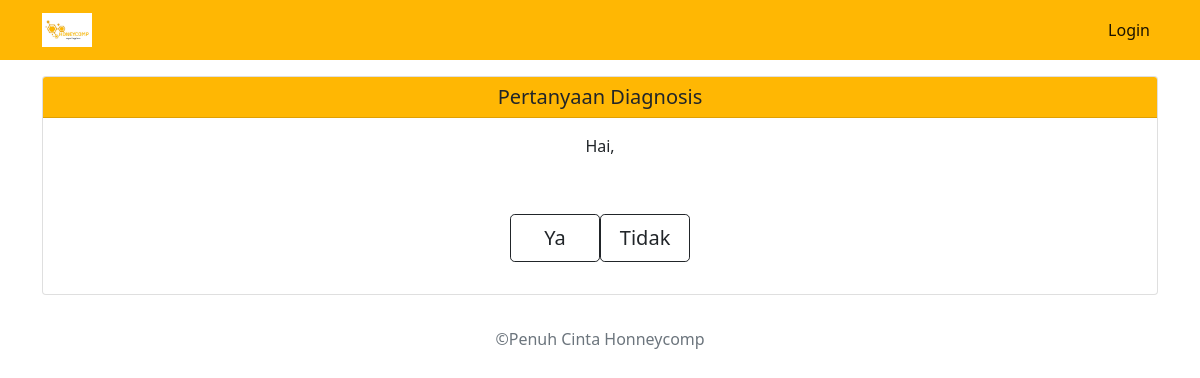
Before: /pertanyaan.php with the older database file.
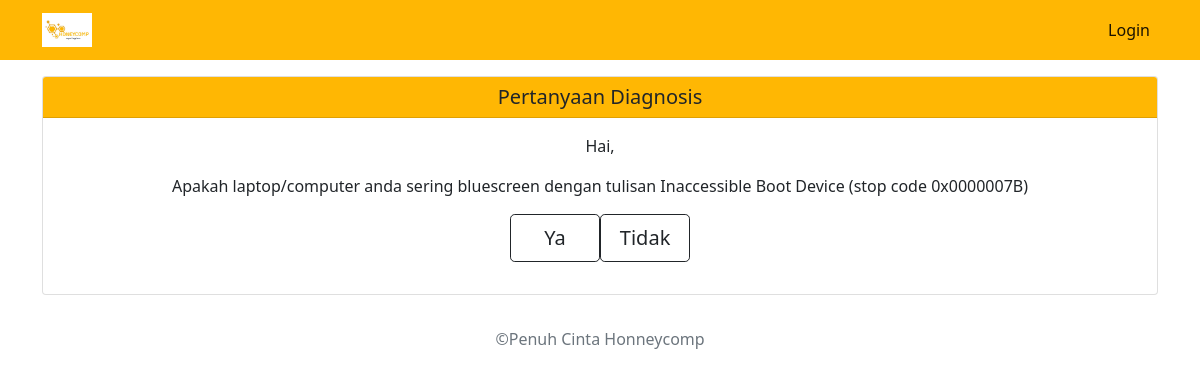
After: the same page with the newer database file.
### tables this page shows
CREATE TABLE `tb_pertanyaan` (
  `kode_pertanyaan` varchar(50) NOT NULL,
  `isi_pertanyaan` varchar(200) NOT NULL
);

### pertanyaan.php (the view, shortened to what this page needs)
<!doctype html>
<html lang="en">
  <head>
    <link href="https://cdn.jsdelivr.net/npm/bootstrap@5.1.3/dist/css/bootstrap.min.css" rel="stylesheet">
  </head>
  <body>
    <nav class="navbar navbar-expand-lg navbar-light" style="background-color: #ffb703;">
        <div class="container">
            <a class="navbar-brand" href="#"><img src="gambar/icon.jpeg" alt="" width="50"></a>
            <div class="collapse navbar-collapse" id="navbarSupportedContent">
            <ul class="navbar-nav ms-auto">
                <li class="nav-item">
                <a class="nav-link active" aria-current="page" href="#">Login</a>
                </li>
            </div>
        </div>
    </nav>
  <div class="container">
  <main class="batas-atas">
        <div class="card text-center mb-3 mt-3" >
          <h5 class="card-header" style="background-color: #ffb703;">Pertanyaan Diagnosis</h5>
          <div class="card-body text-center ukuran-30">
            <form method="post" action="input-ketampung.php" enctype="multipart/form-data" role="form">
                <?php
                include ('koneksi.php');
                $kode='p-1';
                echo "<p>Hai, ".$_SESSION['nama']."</p>";
                    $sql = "SELECT * from tb_pertanyaan WHERE kode_pertanyaan='$kode'";
                    $data = mysqli_query($connect,$sql);
                    $row = mysqli_fetch_assoc($data);
                ?>
                <label for="exampleFormControlInput1"><?php echo $row['isi_pertanyaan']; ?></label>
                <br>
                <div class="option mb-3 mt-3">
                    <?php
                        include "function.php";
                    ?>
                </div>
            </form>
          </div>
        </div>
        </div>
  <footer class="footer mt-auto py-3 text-center">
        <div class="container">
            <span class="text-muted">&copy;Penuh Cinta Honneycomp</span>
        </div>
    </footer>
  </body>
</html>

Changed rows visible on the page:
added tb_pertanyaan: isi_pertanyaan "Apakah laptop/computer anda sering bluescreen dengan tulisan Inaccessible Boot Device (stop code 0x0000007B)"
